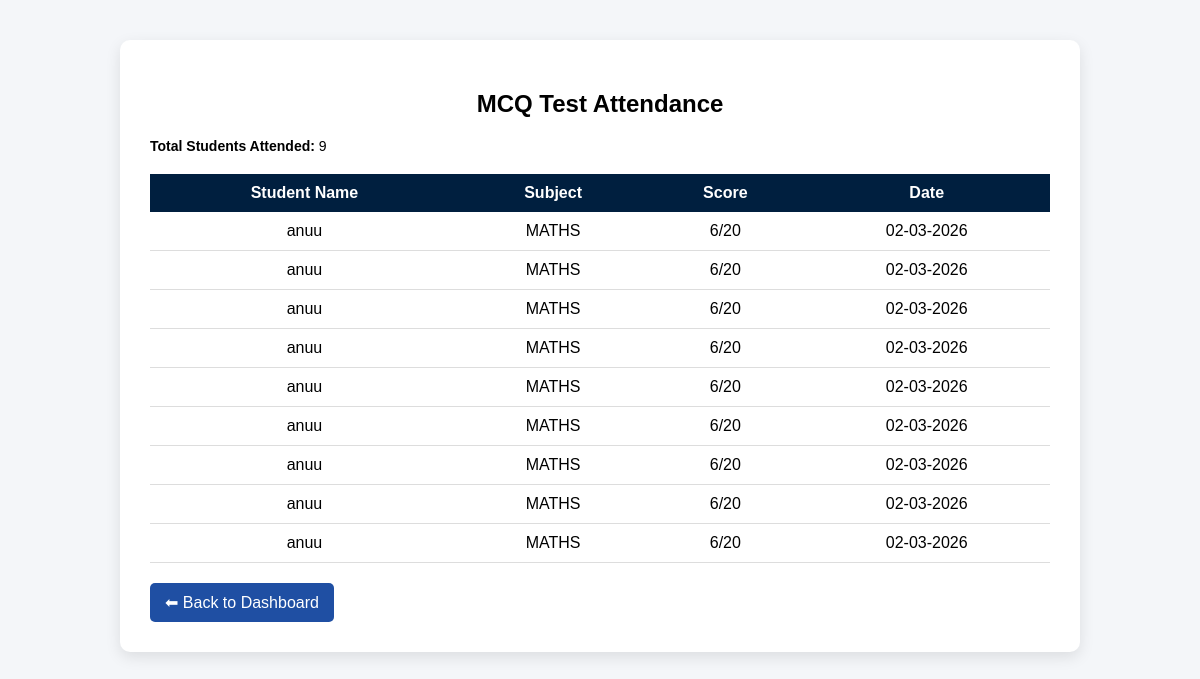
The app's page /admin/admin_attendance, older data.
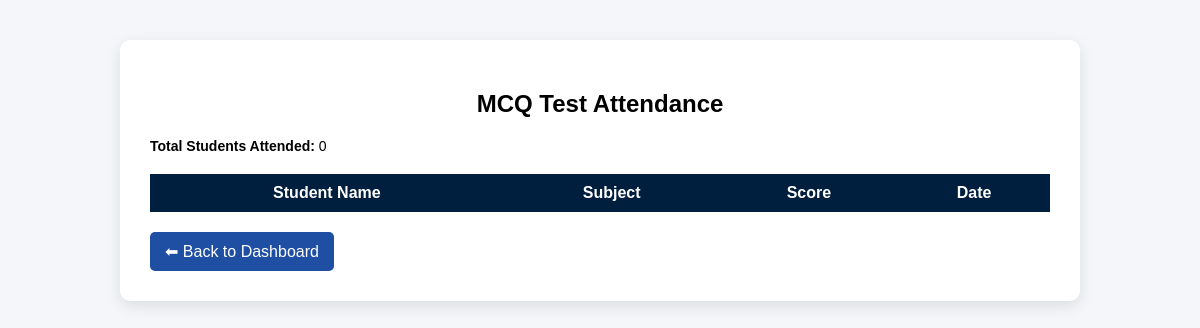
The same page, newer data.
### models.py (models this page shows)
class MCQResult(db.Model):
    id = db.Column(db.Integer, primary_key=True)
    student_id = db.Column(db.Integer, db.ForeignKey('student.id'))
    subject = db.Column(db.String(100))
    score = db.Column(db.Integer)
    total = db.Column(db.Integer)
    attended_on = db.Column(db.DateTime, default=datetime.utcnow)
    student = db.relationship('Student', backref='mcq_results')

class Student(db.Model):
    __tablename__ = 'student'
    __table_args__ = {'extend_existing': True}  # This allows redefinition
    id = db.Column(db.Integer, primary_key=True)
    name = db.Column(db.String(100))
    dob = db.Column(db.String(20), nullable=False)
    gender = db.Column(db.String(10))
    email = db.Column(db.String(100), unique=True)
    password = db.Column(db.String(50))
    branch_id = db.Column(db.Integer, db.ForeignKey('branch.id'))

### routes/admin_routes.py (the view)
@admin.route("/admin_attendance")
def admin_attendance():
    mcq_results = MCQResult.query.all()
    total_attended = len(mcq_results)
    return render_template(
        "admin_attendance.html",
        mcq_results=mcq_results,
        total_attended=total_attended
    )

### app.py (called while the page is built)
@app.after_request
def add_header(response):
    response.headers["Cache-Control"] = "no-cache, no-store, must-revalidate"
    response.headers["Pragma"] = "no-cache"
    response.headers["Expires"] = "0"
    return response

### templates/admin_attendance.html (shortened to what this page needs)
<!DOCTYPE html>
<html>
<head>
</head>
<body>
<div class="container">
<h2>MCQ Test Attendance</h2>
<p class="total"><strong>Total Students Attended:</strong> {{ total_attended }}</p>
<table>
<tr>
<th>Student Name</th>
<th>Subject</th>
<th>Score</th>
<th>Date</th>
</tr>
{% for r in mcq_results %}
<tr>
<td>{{ r.student.name }}</td>
<td>{{ r.subject }}</td>
<td>{{ r.score }}/{{ r.total }}</td>
<td>{{ r.attended_on.strftime('%d-%m-%Y') }}</td>
</tr>
{% endfor %}
</table>
<a href="/admin_dashboard" class="back">⬅ Back to Dashboard</a>
</div>
</body>
</html>

Row changes from the older to the newer data that the page shows:
removed MCQResult: student.name "anuu", subject "MATHS", score "6", total "20", attended_on "02-03-2026"
removed MCQResult: student.name "anuu", subject "MATHS", score "6", total "20", attended_on "02-03-2026"
removed MCQResult: student.name "anuu", subject "MATHS", score "6", total "20", attended_on "02-03-2026"
removed MCQResult: student.name "anuu", subject "MATHS", score "6", total "20", attended_on "02-03-2026"
removed MCQResult: student.name "anuu", subject "MATHS", score "6", total "20", attended_on "02-03-2026"
removed MCQResult: student.name "anuu", subject "MATHS", score "6", total "20", attended_on "02-03-2026"
removed MCQResult: student.name "anuu", subject "MATHS", score "6", total "20", attended_on "02-03-2026"
removed MCQResult: student.name "anuu", subject "MATHS", score "6", total "20", attended_on "02-03-2026"
removed MCQResult: student.name "anuu", subject "MATHS", score "6", total "20", attended_on "02-03-2026"
Text that changed along with them:
{{ total_attended }}: "9" → "0"
